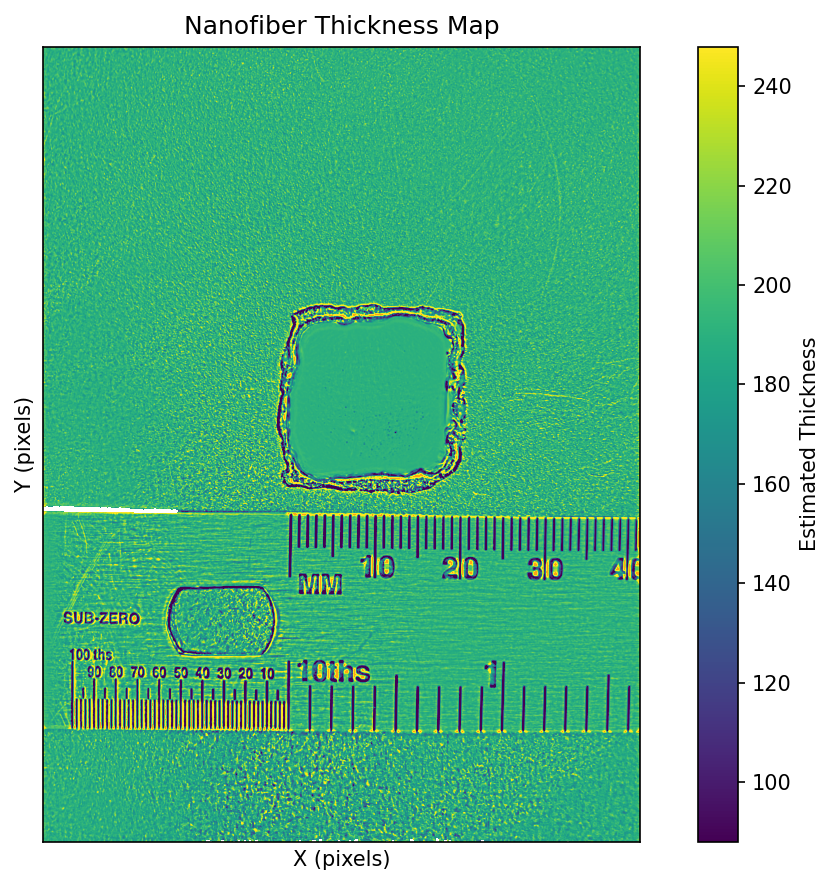
#> input picture esnf_mat_analyzer/tests/test_heatmap_corrected.png, 835 x 885 px; its folder holds only this picture in this run
$ python -i advanced.py   (imports and definitions only)
#> lines starting #> are read from the running program, lines starting #| are printed output that depends on the picture
import numpy as np
import cv2
from typing import Optional, Tuple, Dict
import logging

from ...core.data_types import BackgroundCorrectionOperator


class AdvancedBackgroundProcessor:
    """
    Advanced background correction following the 4-step scientific guide.

    Implements the complete workflow from:
    "Guide: Analyzing Electrospun Mat Uniformity with Background Correction"

    This is a sequential 4-step process, not alternative methods:
    1. Isolate Background Pixels
    2. Model Uneven Illumination
    3. Correct the Image
    4. Analyze Mat Uniformity
    """

    # [1349 lines left out: functions __init__, basic_correction, rolling_ball_3d, complete_uniformity_analysis, _step1_isolate_background_pixels, _step2a_polynomial_surface_fitting and 28 more, not called in this run]

>>> import cv2
>>> picture = cv2.imread('../../tests/test_heatmap_corrected.png')
#> picture is the input picture: shape (885, 835, 3); mean B, G, R 158.6, 192.7, 115.7
>>> result = AdvancedBackgroundProcessor().roi_aware_background_correction(picture)
#> in _improved_restore_method, `edges = cv2.Canny(image, 50, 150)`:
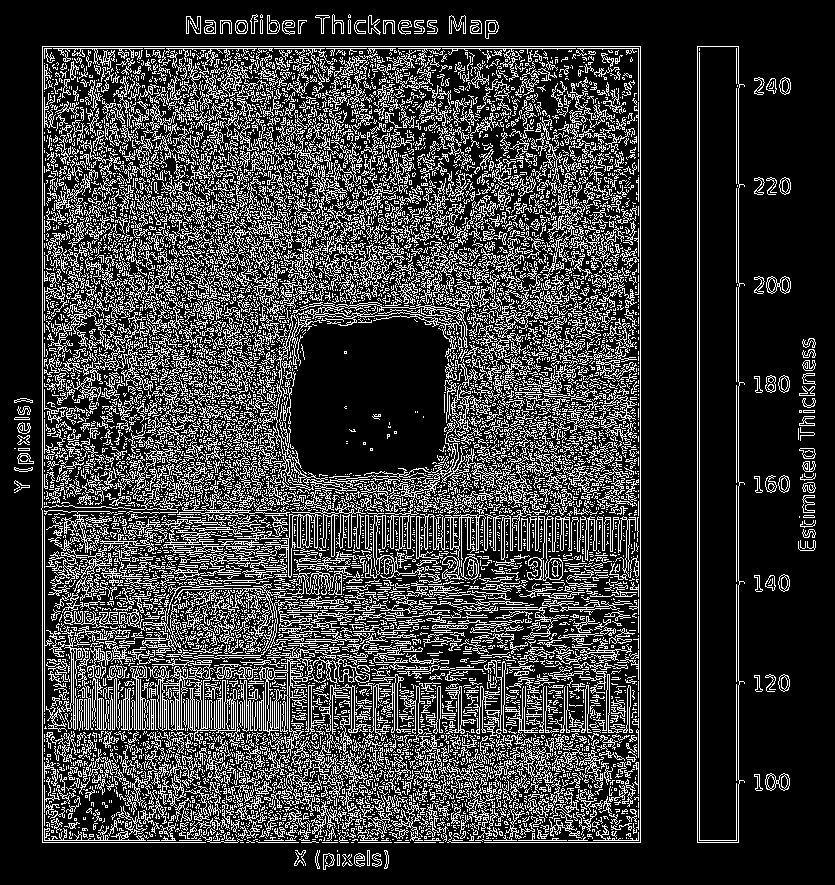
#> edges: shape (885, 835); 22.4% white in thin lines or dots
#> in _improved_restore_method, `noise_estimate = np.std(image[edges == 0]) if np.any(edges == 0) else ..`: noise_estimate = 83.01
#> the loop in _improved_restore_method, `for iteration in range(8):` made 1 pass
#> pass 1, in _improved_restore_method, `background_est = cv2.medianBlur(background.astype(np.uint8), kernel_si..`:
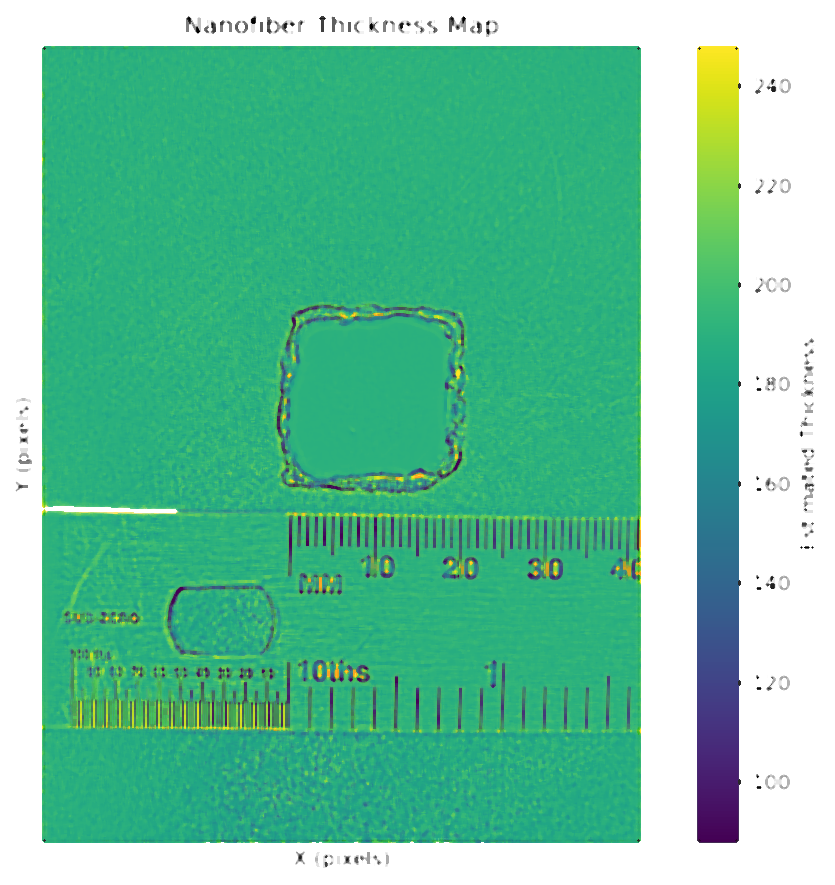
#> background_est: shape (885, 835, 3) float32; mean B, G, R 162.6, 196.4, 112.9
#> pass 1, in _improved_restore_method, `foreground_mask = img_float > threshold`:
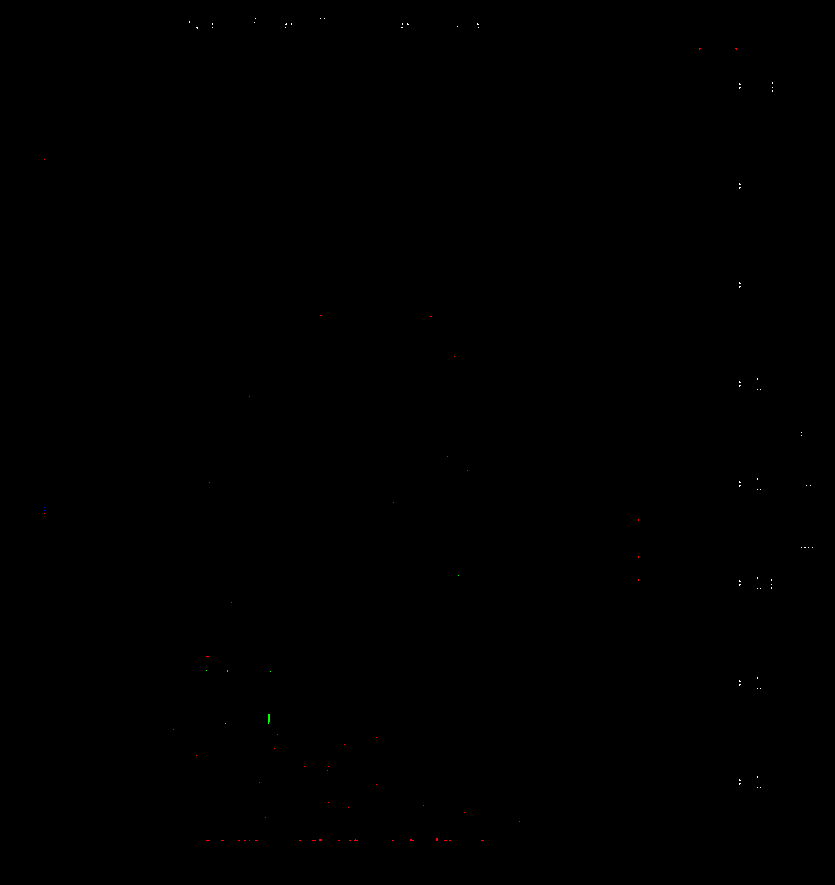
#> foreground_mask: shape (885, 835, 3) bool; mean B, G, R 0.000161, 0.000191, 0.000298
#> in _improved_restore_method, `final_background = cv2.GaussianBlur(background.astype(np.uint8), (kern..`:
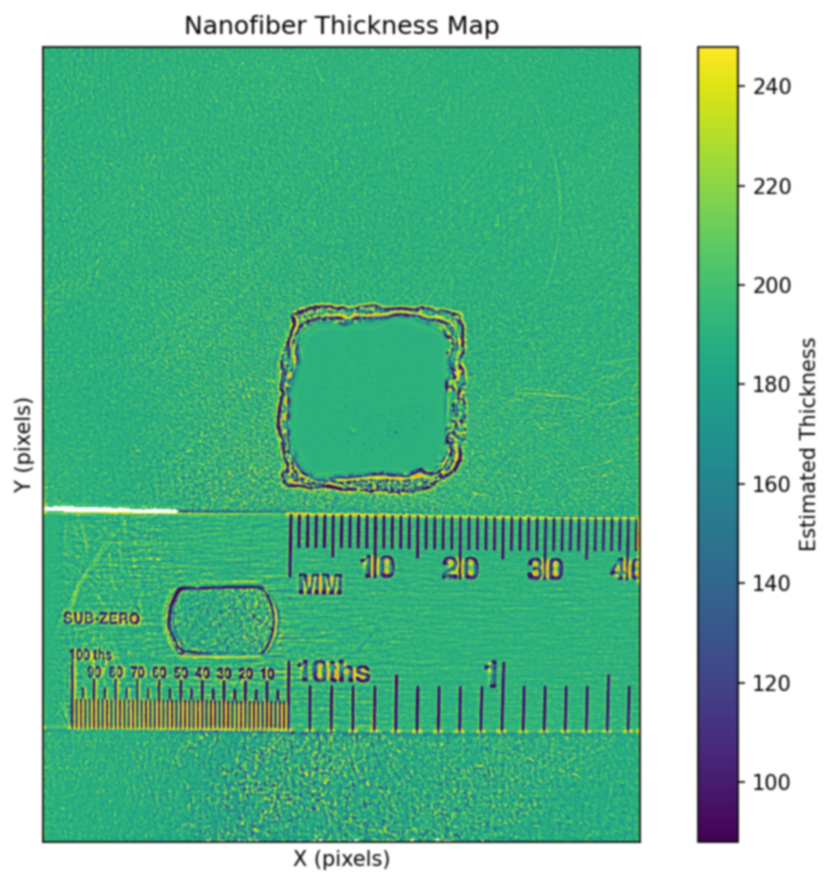
#> final_background: shape (885, 835, 3) float32; mean B, G, R 158.9, 192.9, 115.9
#> in _improved_restore_method, `corrected = img_float - final_background + np.median(final_background)`:
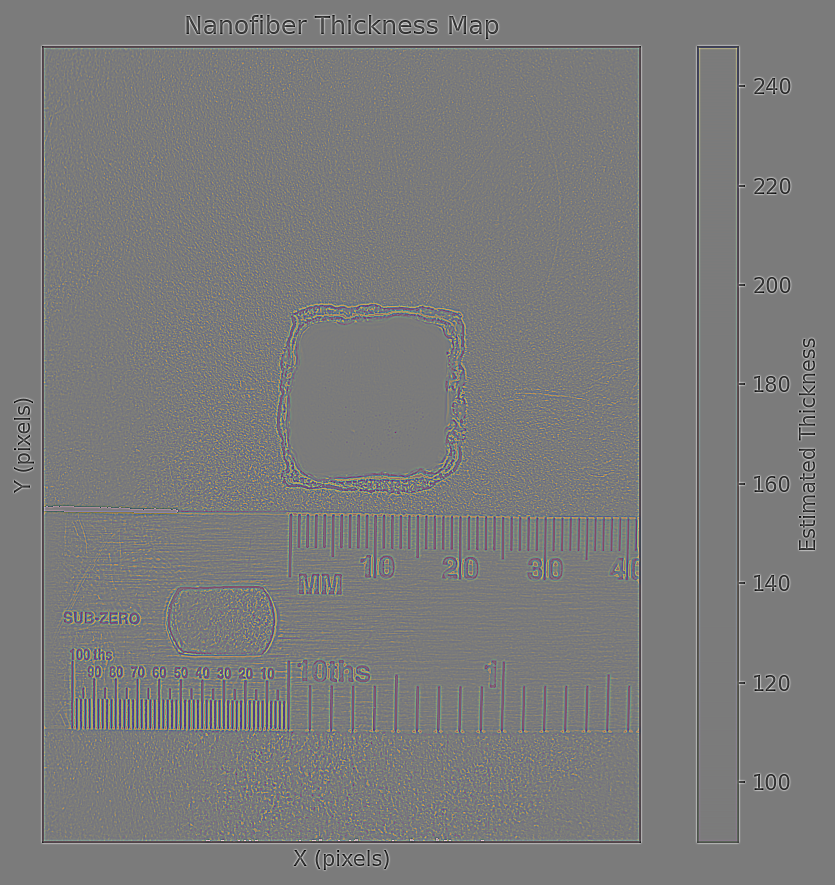
#> corrected: shape (885, 835, 3) float32; mean B, G, R 160, 160, 160; drawn with min black and max white
#> in _improved_restore_method, `corrected = np.clip(corrected, 0, 255)`:
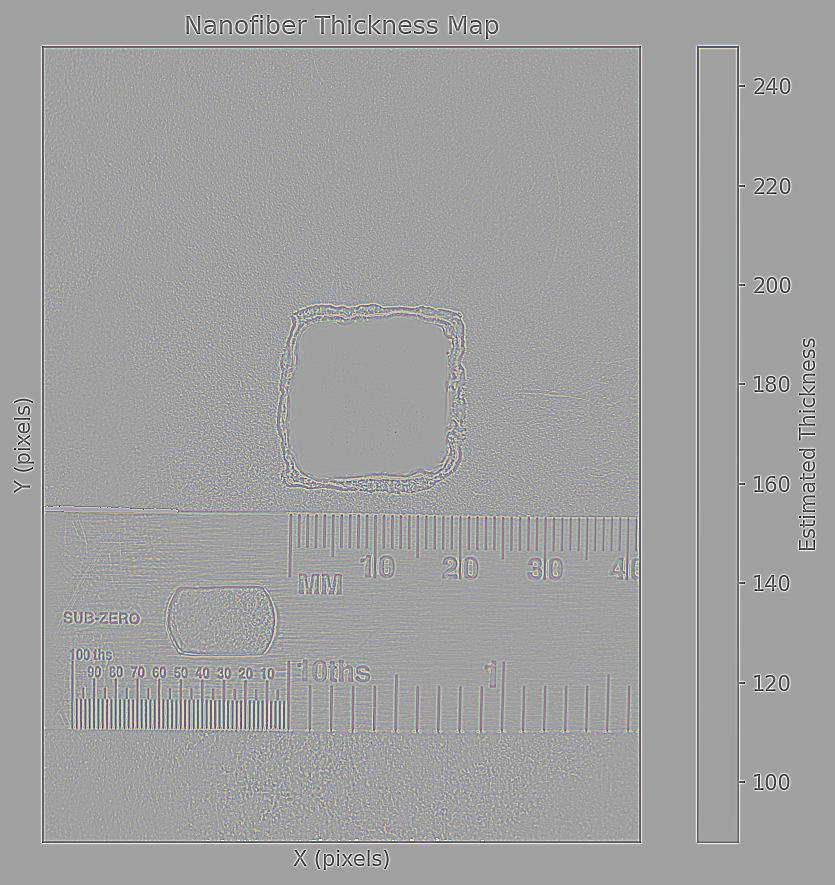
#> corrected: shape (885, 835, 3) float32; mean B, G, R 160, 160, 159.9
